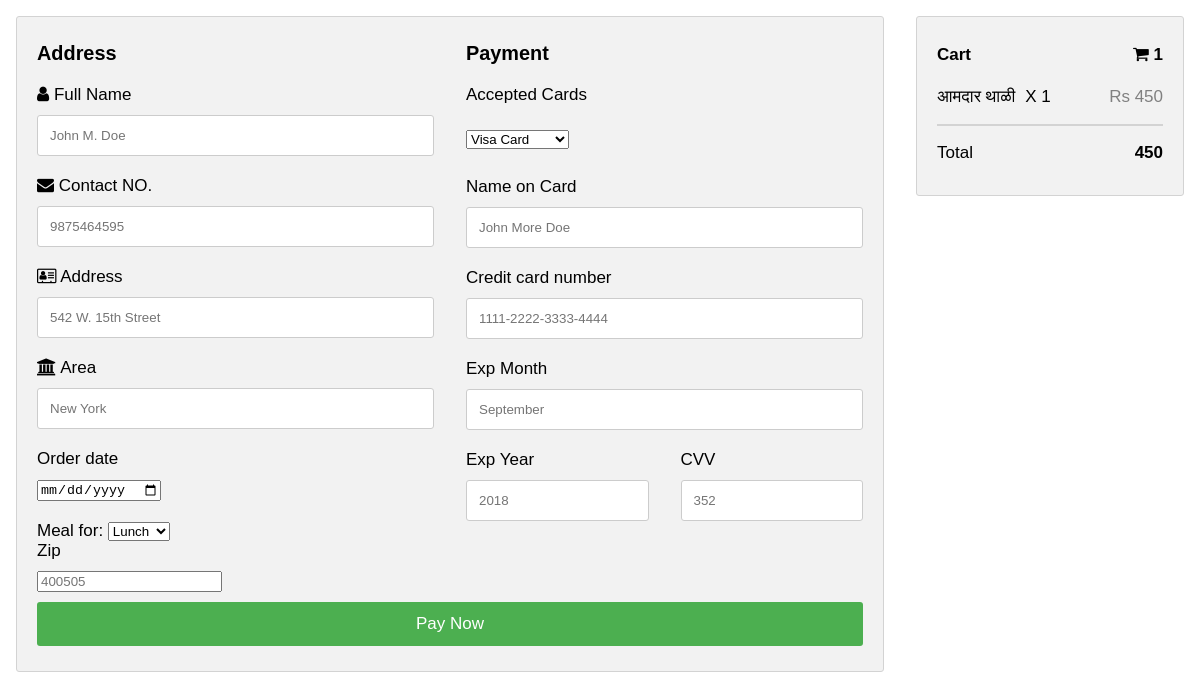
/cart.php (signed in), run on the app's committed database.
### tables this page shows
CREATE TABLE `cart` (
  `id` int(7) NOT NULL,
  `title` text NOT NULL,
  `details` text NOT NULL,
  `price` text NOT NULL,
  `category` text NOT NULL,
  `user` text NOT NULL,
  `img` text NOT NULL,
  `qty` int(7) NOT NULL
);

### cart.php (the view, shortened to what this page needs)
<!DOCTYPE html>
<html>
<head>
<link rel="stylesheet" href="https://cdnjs.cloudflare.com/ajax/libs/font-awesome/4.7.0/css/font-awesome.min.css">
</head>
<body>
<div class="row">
  <div class="col-75">
    <div class="container">
      <form action="" method='post'>
        <div class="row">
          <div class="col-50">
            <h3> Address</h3>
            <label for="fname"><i class="fa fa-user"></i> Full Name</label>
            <input type="text" id="fname" name="name" placeholder="John M. Doe" required>
            <label for="email"><i class="fa fa-envelope"></i> Contact NO.</label>
            <input type="text" id="contact no" name="phone" placeholder="9875464595" required>
            <label for="adr"><i class="fa fa-address-card-o"></i> Address</label>
            <input type="text" id="adr" name="address" placeholder="542 W. 15th Street" required>
            <label for="city"><i class="fa fa-institution"></i> Area</label>
            <input type="text" id="city" name="city" placeholder="New York" required>
            <div class="row">
              <div class="col-50">
                <label for="state">Order date</label>
                <input type="date" id="orderdate" name="date" required><br><br>
                Meal for: <select name='time'>
                	<option value="lunch">Lunch</option>
                </select>
              </div>
              <div class="col-50">
                <label for="zip">Zip</label>
                <input type="number" id="zip" name="zip" placeholder="400505" required>
              </div>
            </div>
          </div>
          <div class="col-50">
            <h3>Payment</h3>
            <label for="fname">Accepted Cards</label>
            <div class="icon-container">
              <select id="cards">
              <option value="card">Visa Card</option>
            </select>
            </div>
            <label for="cname">Name on Card</label>
            <input type="text" id="cname" name="cardname" placeholder="John More Doe" required>
            <label for="ccnum">Credit card number</label>
            <input type="text" id="ccnum" name="cardnumber" placeholder="1111-2222-3333-4444" required>
            <label for="expmonth">Exp Month</label>
            <input type="text" id="expmonth" name="expmonth" placeholder="September" required>
            <div class="row">
              <div class="col-50">
                <label for="expyear">Exp Year</label>
                <input type="text" id="expyear" name="expyear" placeholder="2018" required>
              </div>
              <div class="col-50">
                <label for="cvv">CVV</label>
                <input type="text" id="cvv" name="cvv" placeholder="352" required>
              </div>
            </div>
          </div>
        </div>
        <input type="submit" value="Pay Now" name='pay' class="btn">
      </form>
    </div>
  </div>
  <div class="col-25">
    <div class="container">
      <?php
        include('db.php');
$user=$_SESSION['username'];
$sql="select * from cart where user='$user'";
$res=mysqli_query($con,$sql);
$num=mysqli_num_rows($res);
$tot=0;
?><h4>Cart <span class="price" style="color:black"><i class="fa fa-shopping-cart"></i> <b><?php echo $num;?></b></span></h4>
<?php
while ($r=mysqli_fetch_assoc($res)) {
      ?>
      <p><span><?php echo $r['title'];?></span><span style="margin-left:10px;"><?php echo 'X '.$r['qty'];?></span> <span class="price"><?php echo 'Rs '.$r['price']*$r['qty'];?></span></p>
     <?php $tot+=$r['price']*$r['qty']; } ?>
      <hr>
      <p>Total <span class="price" style="color:black"><b><?php echo $tot;?></b></span></p>
    </div>
  </div>
</div>
</body>
</html>

### cart.php (style rules this page uses)
body { font-family: Arial; font-size: 17px; padding: 8px; }
* { box-sizing: border-box; }
.row { display: -ms-flexbox; display: flex; -ms-flex-wrap: wrap; flex-wrap: wrap; margin: 0 -16px; }
.col-25 { -ms-flex: 25%; flex: 25%; }
.col-50 { -ms-flex: 50%; flex: 50%; }
.col-75 { -ms-flex: 75%; flex: 75%; }
.col-25, .col-50, .col-75 { padding: 0 16px; }
.container { background-color: #f2f2f2; padding: 5px 20px 15px 20px; border: 1px solid lightgrey; border-radius: 3px; }
input[type=text] { width: 100%; margin-bottom: 20px; padding: 12px; border: 1px solid #ccc; border-radius: 3px; }
label { margin-bottom: 10px; display: block; }
.icon-container { margin-bottom: 20px; padding: 7px 0; font-size: 24px; }
.btn { background-color: #4CAF50; color: white; padding: 12px; margin: 10px 0; border: none; width: 100%; border-radius: 3px; cursor: pointer; font-size: 17px; }
hr { border: 1px solid lightgrey; }
span.price { float: right; color: grey; }

### data on the page
cart: title "आमदार थाळी", qty "1", $r['price']*$r['qty'] "450"

### other printed values
$num "1"
$tot "450"
